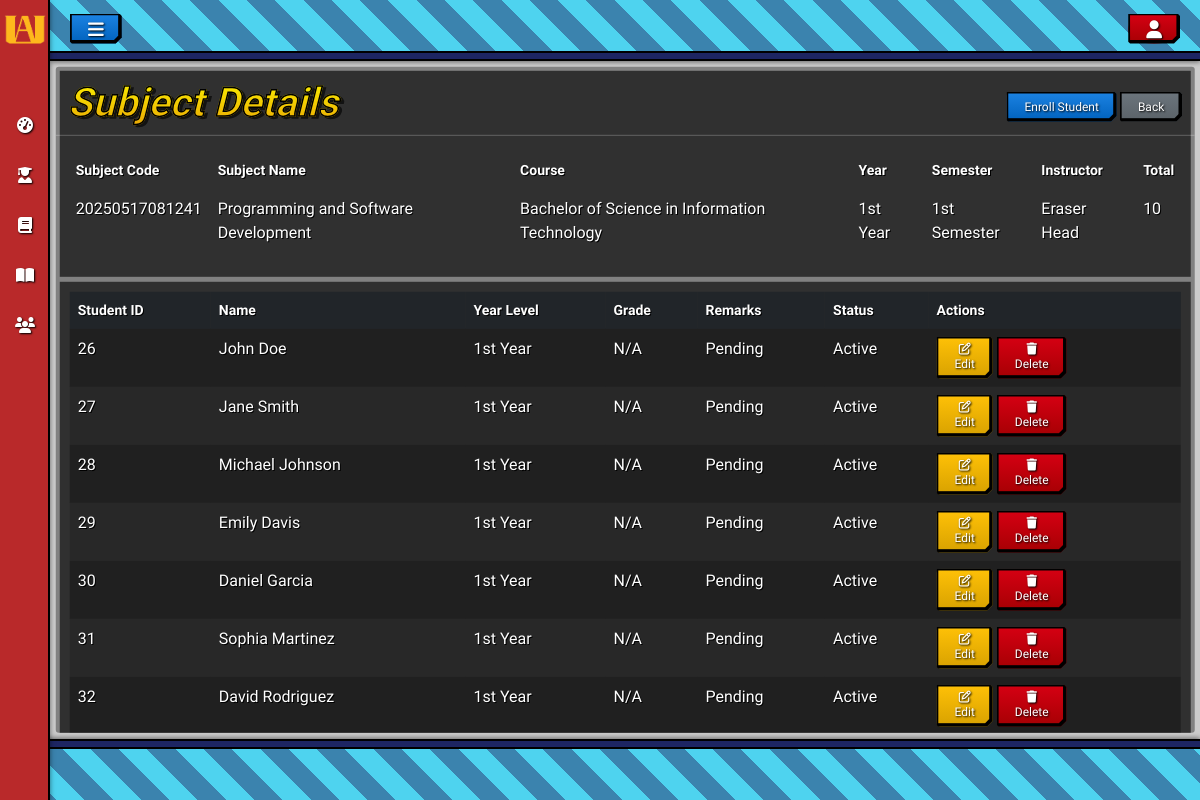
Screenshot of /app/views/subject_management/show.php?id=22 (signed in) with the database file from the repository.
### tables this page shows
CREATE TABLE `subjects` (
  `id` int NOT NULL,
  `code` varchar(20) NOT NULL,
  `catalog_no` varchar(20) NOT NULL,
  `name` varchar(100) NOT NULL,
  `day` varchar(10) NOT NULL,
  `time` varchar(20) NOT NULL,
  `room` varchar(20) NOT NULL,
  `course_id` int NOT NULL,
  `semester` tinyint NOT NULL,
  `year_level` tinyint NOT NULL,
  `instructor_id` int NOT NULL,
  `created_at` timestamp NOT NULL DEFAULT CURRENT_TIMESTAMP,
  `updated_at` timestamp NULL DEFAULT NULL ON UPDATE CURRENT_TIMESTAMP
);

CREATE TABLE `courses` (
  `id` int NOT NULL,
  `code` varchar(20) NOT NULL,
  `name` varchar(100) NOT NULL,
  `created_at` timestamp NOT NULL DEFAULT CURRENT_TIMESTAMP,
  `updated_at` timestamp NULL DEFAULT NULL ON UPDATE CURRENT_TIMESTAMP
);

CREATE TABLE `users` (
  `id` int NOT NULL,
  `name` varchar(100) NOT NULL,
  `email` varchar(100) NOT NULL,
  `password` varchar(255) NOT NULL,
  `role` varchar(20) NOT NULL,
  `status` varchar(20) NOT NULL,
  `created_at` timestamp NOT NULL DEFAULT CURRENT_TIMESTAMP,
  `updated_at` timestamp NULL DEFAULT NULL ON UPDATE CURRENT_TIMESTAMP,
  `designation` int NOT NULL DEFAULT '1'
);

CREATE TABLE `students` (
  `id` int NOT NULL,
  `student_id` varchar(20) NOT NULL,
  `name` varchar(100) NOT NULL,
  `gender` varchar(20) NOT NULL,
  `birthdate` date NOT NULL,
  `course_id` int NOT NULL,
  `year_level` tinyint NOT NULL,
  `status` varchar(20) NOT NULL,
  `created_at` timestamp NOT NULL DEFAULT CURRENT_TIMESTAMP,
  `updated_at` timestamp NULL DEFAULT NULL ON UPDATE CURRENT_TIMESTAMP
);

CREATE TABLE `subject_enrollments` (
  `id` int NOT NULL,
  `student_id` int NOT NULL,
  `subject_id` int NOT NULL,
  `status` varchar(10) NOT NULL,
  `created_at` timestamp NOT NULL DEFAULT CURRENT_TIMESTAMP,
  `updated_at` timestamp NULL DEFAULT NULL ON UPDATE CURRENT_TIMESTAMP
);

### app/models/Model.php (called while the page is built, shortened)
<?php
class Model{
    protected static $conn;
    protected static $table;
    public static function setConnection($conn){
        self::$conn = $conn;
    }
    protected static function all(){
        try{
            $sql = "SELECT * from " . static::$table;
            $stmt = self::$conn->query($sql);
            $rows =  $stmt->fetchAll();
            return count($rows) > 0 ? $rows : null;
        }
        catch(PDOException $e){
            die("Query failed: " . $e->getMessage());
        }
    }
    protected static function find($id){
        try{
            $sql = "SELECT * from " . static::$table . " WHERE id = :id";
            $stmt = self::$conn->prepare($sql);
            $stmt->bindParam(':id', $id);
            $stmt->execute();
            $row =  $stmt->fetch();
            if(empty($row)){
                return null;
            }
            else{
                return count($row) > 0 ? $row : null;
            }
        }
        catch(PDOException $e){
            die("Query failed: " . $e->getMessage());
        }
    }
    protected static function where($column, $operator, $value){
        try{
            $sql = "SELECT * FROM " . static::$table . " WHERE $column $operator :value";
            $stmt = self::$conn->prepare($sql);
            $stmt->bindValue(':value', $value);
            $stmt->execute();
            $rows =  $stmt->fetchAll();
            return count($rows) > 0 ? $rows : null;
        }
        catch(PDOException $e){
            die("Query failes: " . $e->getMessage());
        }
    }
    protected function belongsToMany($relatedClass, $pivotTable, $foreignKey, $relatedKey){
        try{
            $relatedTable = $relatedClass::$table;
            $sql = "SELECT rt.* FROM $relatedTable rt INNER JOIN $pivotTable pt ON rt.id = pt.$relatedKey WHERE pt.$foreignKey = :id";
            $stmt = self::$conn->prepare($sql);
            $stmt->bindValue(':id', $this->id);
            $stmt->execute();
            $rows = $stmt->fetchAll();
            return $rows ? array_map(fn($row) => new $relatedClass($row), $rows) : null;
        }
        catch(PDOException $e){
            die("Query failed: " . $e->getMessage());
        }
    }
}

### app/models/Subject.php (called while the page is built, shortened)
<?php
require_once 'Model.php';
require_once 'Course.php';
require_once 'User.php';
require_once 'Subject_Enrollment.php';
class Subject extends Model{
    public static function find($id){
        $result = parent::find($id);
        return $result
            ? new self($result)
            : null;
    }
    public function students() {
        return $this->belongsToMany(Student::class, 'subject_enrollments', 'subject_id', 'student_id');
    }
}

### app/models/Course.php (called while the page is built, shortened)
<?php
require_once 'Model.php';
class Course extends Model{
    public static function all(){
        $results = parent::all();
        return $results
            ? array_map(fn($course) => new self($course), $results)
            : null;
    }
}

### app/models/User.php (called while the page is built, shortened)
<?php
require_once 'Model.php';
require_once 'Subject.php';
class User extends Model{
    public static function findByRole($role){
        $results = parent::where('role', '=', $role);
        return $results
            ? array_map(fn($user) => new self($user), $results)
            : null;
    }
    public static function findByEmail($email){
        $results = parent::where('email', '=', $email);
        return $results
            ? new self($results[0])
            : null;
    }
}

### permission.php (called while the page is built, shortened)
<?php
    require_once 'app/models/User.php';
    $user = User::findByEmail($_SESSION['email']);
?>

### app/models/Subject_Enrollment.php (called while the page is built, shortened)
<?php
require_once 'Model.php';
class Subject_Enrollment extends Model{
    public static function all(){
        $results = parent::all();
        return $results
            ? array_map(fn($book) => new self($book), $results)
            : null;
    }
}

### app/views/subject_management/show.php (the view, shortened to what this page needs)
<?php
require_once '../../models/Subject.php';
require_once '../../models/Course.php';
require_once '../../models/User.php';
require_once '../../models/Subject_Enrollment.php';
$subject = Subject::find($_GET['id']);
include '../layout/header.php';
require '../../../permission.php';
$students = $subject->students();
$courses = Course::all();
$instructors = User::findByRole('instructor');
foreach($courses as $course){
    if($course->id == $subject->course_id){
        $course_name = $course->name;
    }
}
if($subject->year_level == 1){
    $year_level = '1st Year';
} elseif($subject->year_level == 2){
    $year_level = '2nd Year';
} elseif($subject->year_level == 3){
    $year_level = '3rd Year';
} elseif($subject->year_level == 4){
    $year_level = '4th Year';
}
foreach($instructors as $instructor){
    if($instructor->id == $subject->instructor_id){
        $instructor_name = $instructor->name;
    }
}
?>
<div class="full-screen-bg">
    <div class = "container">
        <div class="bg index-bg">
            <div class="list-details">
                <div class="row">
                    <div class="col-7">
                        <h1 class = "card-title text" data-text ="Subject Details">Subject Details</h1>
                    </div>
                    <div class="col-5 d-flex justify-content-end align-items-center">
                        <a href = "../subject_enrollment_management/create.php?id=<?=$subject->id?>" class = "btn btn-primary float-right">Enroll Student</a>
                        <a href = "index.php" class = "btn btn-secondary float-right" style="margin-left: 3px;">Back</a>
                    </div>
                    <hr>
                </div>
                <table class = "table">
                    <thead>
                        <tr>
                            <th>Subject Code</th>
                            <th>Subject Name</th>
                            <th>Course</th>
                            <th>Year</th>
                            <th>Semester</th>
                            <th>Instructor</th>
                            <th>Total</th>
                        </tr>
                    </thead>
                    <tbody>
                        <tr>
                            <td><?=$subject->code?></td>
                            <td><?=$subject->name?></td>
                            <td><?php echo $course_name ?></td>
                            <td><?php echo $year_level ?></td>
                            <td><?php if($subject->semester == 1){
                                echo '1st Semester';
                            } else {
                                echo '2nd Semester';
                            }?></td>
                            <td><?=$instructor_name?></td>
                            <td><?php if($students == NULL ){
                                echo '0';
                            } else {
                                echo count($students);
                            }?></td>
                        </tr>
                    </tbody>
                </table>
            </div>
            <div class="list-table">
                <table id = "listsTable" class = "table table-striped">
                    <thead>
                        <tr class="table-dark">
                            <th>Student ID</th>
                            <th>Name</th>
                            <th>Year Level</th>
                            <th>Grade</th>
                            <th>Remarks</th>
                            <th>Status</th>
                            <th>Actions</th>
                        </tr>
                    </thead>
                    <tbody>
                        <?php if(empty($students)): ?>
                        <?php else: ?>
                        <?php foreach($students as $student):
                            $grade = 'N/A';
                            $remarks = 'Pending';
                            ?>
                            <tr>
                                <td><?=$student->id?></td>
                                <td><?=$student->name?></td>
                                <td>
                                    <?php
                                        if($student->year_level == 1){
                                            echo "1st Year";
                                        }else if($student->year_level == 2){
                                            echo "2nd Year";
                                        }else if($student->year_level == 3){
                                            echo "3rd Year";
                                        }else if($student->year_level == 4){
                                            echo "4th Year";
                                        }
                                    ?>
                                </td>
                                <td><?=$grade?></td>
                                <td><?=$remarks?></td>
                                <td><?php
                                    $subject_enrollment = Subject_Enrollment::all();
                                    foreach($subject_enrollment as $enrollment){
                                        if($student->id == $enrollment->student_id && $subject->id == $enrollment->subject_id){
                                            if($enrollment->status == 'enrolled'){
                                                echo 'Active';
                                            }
                                        }
                                    }
                                ?></td>
                                <td class = "text-nowrap">
                                    <a href="../subject_enrollment_management/edit.php?id=<?=$student->id?>" class="btn btn-warning"><i class ="fa-regular fa-edit"></i> Edit</a>
                                    <a href="../subject_enrollment_management/destroy.php?id=<?=$student->id?>" class="btn btn-danger delete"><i class ="fas fa-trash"></i> Delete</a>
                                </td>
                            </tr>
                        <?php endforeach; ?>
                        <?php endif; ?>
                    </tbody>
                </table>
            </div>
        </div>
    </div>
</div>
<?php include '../layout/footer.php'; ?>

### assets/css/style.css (style rules this page uses)
.btn { font-size: 12px; font-family: 'Quantico', sans-serif; }
.full-screen-bg { position: relative; }
.bg.index-bg { animation: fade-in 1.0s ease-in-out; background-color: #0000005d !important; padding: 4px; width: 99%; max-width: inherit; height: 100%; max-height: 98%; z-index: 0; border-radius: 3px; position: absolute; left: 50%; top: 50%; transform: translate(-50%, -50%); overflow: hidden; }
.list-details { background-color:rgba(24, 24, 24, 0.774); padding: 8px; margin-bottom: 5px; color: white; }
table.table thead th, table.table tbody td, table.table tfoot td { color: white; font-family: 'Quantico', sans-serif; text-shadow: 1px 1px 0 black; border: none; }
table.table thead th { font-size: 14px; }
.list-table { background-color:rgba(24, 24, 24, 0.774); padding: 10px; margin-bottom: 10px; color: white; text-shadow: 1px 1px 0 black; }
html, body { overflow-y: hidden; }
body { background-image: linear-gradient(rgba(0, 0, 0, 0.2), rgba(0, 0, 0, 0.2)), url('../picture/ua_background.png') !important; background-size: cover; background-repeat: no-repeat; background-attachment: fixed; background-position: center; }
.list-details h1.text, .form-bg h1.text { position: relative; font-family: 'Bungee', sans-serif; padding-right: 10px; font-style: italic; font-weight: 800; background: linear-gradient(to bottom, #fbf200, #e9a604); -webkit-background-clip: text; background-clip: text; -webkit-text-fill-color: transparent; -webkit-text-stroke: 1.5px rgb(0, 0, 0); font-size: 40px; white-space: nowrap; display: inline-block; }
.list-details h1.text::before, .form-bg h1.text::before { content: attr(data-text); position: absolute; inset: 0; color: black; z-index: -1; top: 2px; left: 3px; -webkit-text-fill-color: black; white-space: nowrap; }
#listsTable tbody tr:nth-of-type(odd), #subjectsTable tbody tr:nth-of-type(odd), #usersTable tbody tr:nth-of-type(odd) { background-color:rgba(0, 0, 0, 0.295); }
#listsTable tbody tr:nth-of-type(even), #subjectsTable tbody tr:nth-of-type(even), #usersTable tbody tr:nth-of-type(even) { background-color:rgba(0, 0, 0, 0.164); }
.btn { --border-color: black; --border-width: 0.30em; --edge-size: 0.5em; text-shadow: 1px 1px 2px black; cursor: pointer; background: var(--background-color); padding: 0.5em 1.5em; border: 0; position: relative; isolation: isolate; display: inline-grid; place-content: center; clip-path: polygon( 0 0%, calc(100% - 0.2em) 0%, 100% 0.2em, 100% calc(100% - var(--edge-size)), calc(100% - var(--edge-size)) 100%, 0.15em 100%, 0% calc(100% - 0.15em), 0% 0 ); transition: color 250ms; }
.btn-primary, button.swal2-confirm { --background-color: linear-gradient(to bottom, #1c83e3, #0061bc); white-space: nowrap; }
.btn-danger, button.swal2-cancel { --background-color: linear-gradient(to bottom, #d60013, #a50003); }
.btn-secondary { --background-color: linear-gradient(to bottom, #6c757d, #5a6268); }
.btn-warning { --background-color: linear-gradient(to bottom, #ffc107, #d7a100); color: white; }
.btn::before { content: ""; position: absolute; inset: 0; background: var(--border-color); z-index: -2; }
.btn::after { content: ""; position: absolute; inset: 0; background: var(--background-color); z-index: -1; clip-path: polygon( 0.15em calc(0.15em), calc(0.15em) 0.15em, calc(100% - var(--border-width)) 0.15em, calc(100% - var(--border-width)) calc(100% - calc(var(--edge-size) + var(--border-width) * 0.5)), calc(100% - calc(var(--edge-size) + var(--border-width) * 0.5)) calc(100% - var(--border-width)), calc(0.15em) calc(100% - var(--border-width)) ); transition: clip-path 500ms; }
.btn.create i, .btn.btn-danger.delete i, #generate_report i, #filter_data i, .btn.btn-warning.filter i, .btn.ms-auto.profile i { transition: transform 0.1s ease-in-out; }

### rows the page displays
subjects: code "20250517081241", name "Programming and Software Development", year_level "1st Year"
courses: name "Bachelor of Science in Information Technology"
users: name "Eraser Head"
students: id "26", name "John Doe", year_level "1st Year", grade "N/A", remarks "Pending"
subject_enrollments: status "Active"
students: id "27", name "Jane Smith", year_level "1st Year", grade "N/A", remarks "Pending"
subject_enrollments: status "Active"
students: id "28", name "Michael Johnson", year_level "1st Year", grade "N/A", remarks "Pending"
subject_enrollments: status "Active"
students: id "29", name "Emily Davis", year_level "1st Year", grade "N/A", remarks "Pending"
subject_enrollments: status "Active"
students: id "30", name "Daniel Garcia", year_level "1st Year", grade "N/A", remarks "Pending"
subject_enrollments: status "Active"
students: id "31", name "Sophia Martinez", year_level "1st Year", grade "N/A", remarks "Pending"
subject_enrollments: status "Active"
students: id "32", name "David Rodriguez", year_level "1st Year", grade "N/A", remarks "Pending"
subject_enrollments: status "Active"

### other values shown
count($students) "10"
